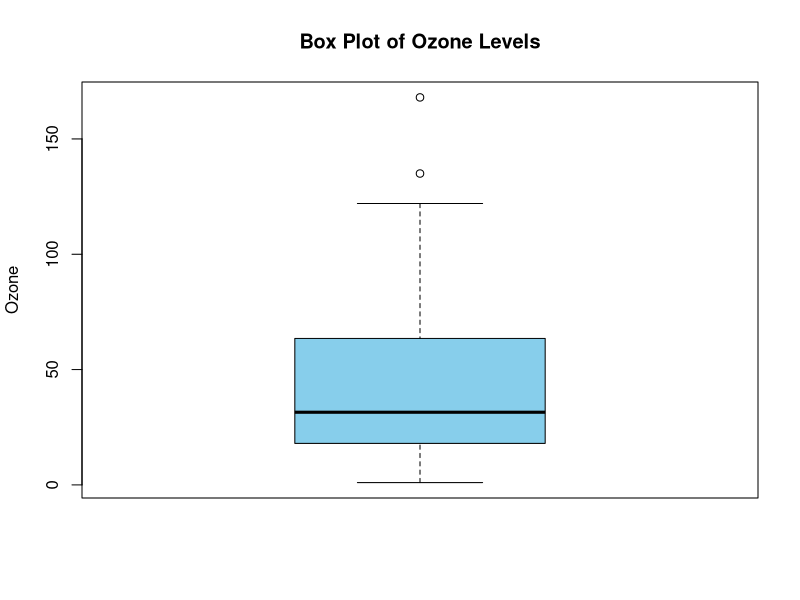
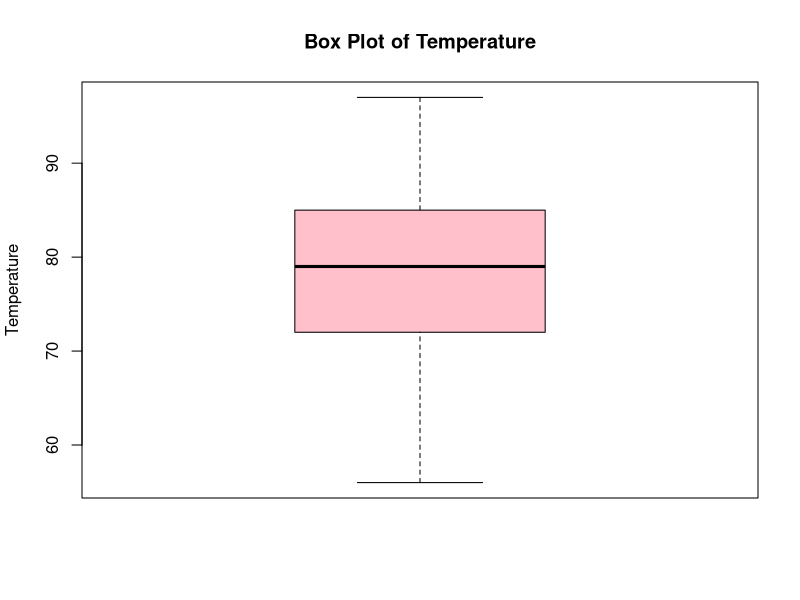
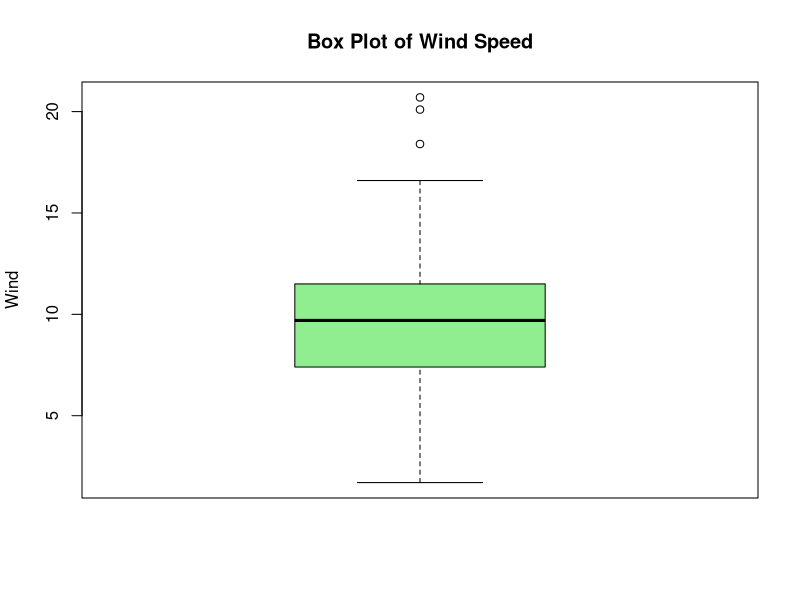
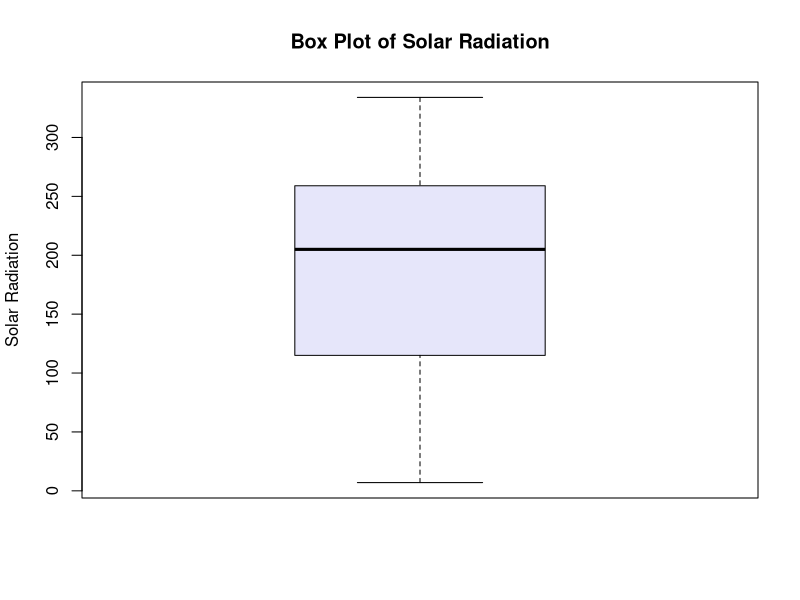
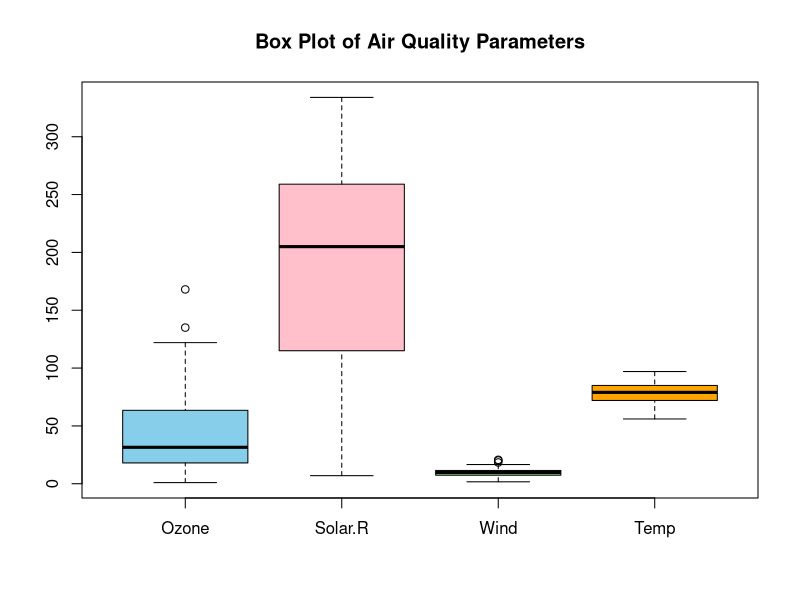

The R source for these figures, in order:
# Load the built-in airquality dataset
data(airquality)

# View dataset
head(airquality)
str(airquality)
View(airquality)

# Box plot for Ozone concentration
boxplot(airquality$Ozone,
        main = "Box Plot of Ozone Levels",
        ylab = "Ozone",
        col = "skyblue")

# Box plot for Temperature
boxplot(airquality$Temp,
        main = "Box Plot of Temperature",
        ylab = "Temperature",
        col = "pink")

# Box plot for Wind
boxplot(airquality$Wind,
        main = "Box Plot of Wind Speed",
        ylab = "Wind",
        col = "lightgreen")

# Box plot for Solar Radiation
boxplot(airquality$Solar.R,
        main = "Box Plot of Solar Radiation",
        ylab = "Solar Radiation",
        col = "lavender")

# Box plot for all parameters together
boxplot(airquality[,c("Ozone","Solar.R","Wind","Temp")],
        main = "Box Plot of Air Quality Parameters",
        col = c("skyblue","pink","lightgreen","orange"))
